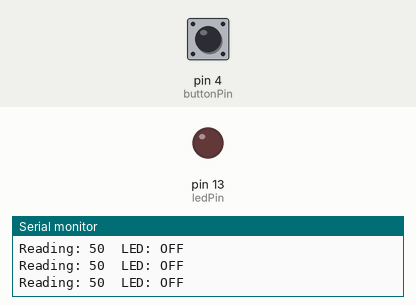
This sketch was run on a simulated Arduino Uno, built with avr-gcc and run on an emulated ATmega328P. On the bench: output pins drawn as LEDs (lit = HIGH), the last lines printed to the serial monitor. Dashed ring = blinking. The test bench sets the inputs (shaded band); at power-on: pin 4 (buttonPin) HIGH.

Above: at 1.2 s.
1.3 s: pin 4 (buttonPin) pulled LOW for 0.15 s
At 1.4 s:
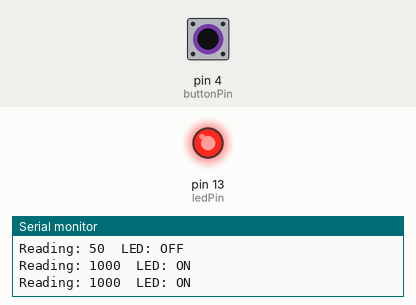
2.9 s: pin 4 (buttonPin) pulled LOW for 1 s
At 5.1 s:
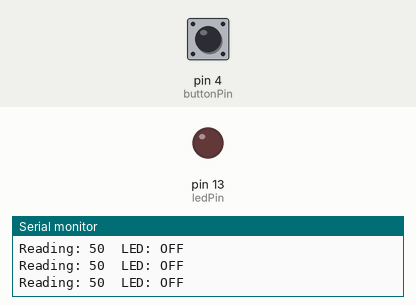
6.9 s: pin 4 (buttonPin) driven LOW
At 8.0 s:
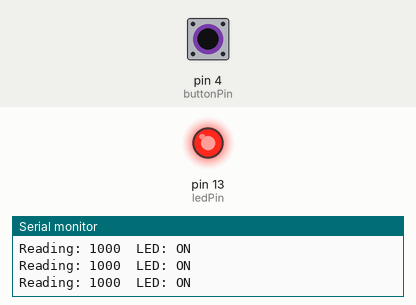
9.9 s: pin 4 (buttonPin) driven HIGH
At 11.2 s:
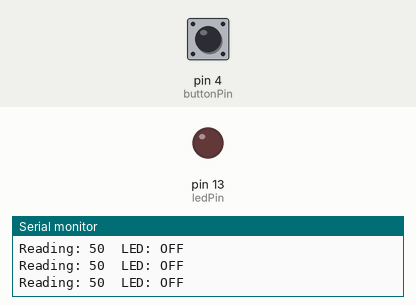
12.9 s: pin 4 (buttonPin) pulsed LOW 2 times (0.12 s each, 0.3 s apart)
At 12.97 s:
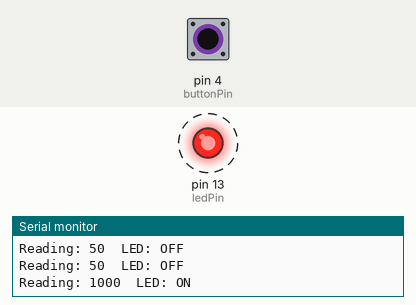
Timing chart, 0 to 15.9 s (numbered marks = the images above; inputs shaded):
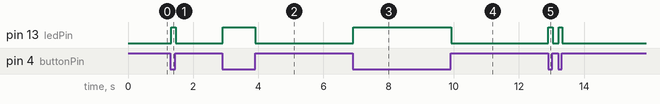

Measured:
- after the input at 1.3 s, pin 13 (ledPin): LOW → HIGH at once, → LOW 0.15 s later
- after the input at 2.9 s, pin 13 (ledPin): LOW → HIGH at once, → LOW 1.0 s later
- after the input at 6.9 s, pin 13 (ledPin): LOW → HIGH at once
- after the input at 9.9 s, pin 13 (ledPin): HIGH → LOW at once
- after the input at 12.9 s, pin 13 (ledPin): alternates HIGH for 0.11 s and LOW for 0.19 s, 4 changes in all, then stays LOW, starting at once

The sketch:

sketch.ino
```cpp
// CapaciSense Wokwi: button simulates touch; values are artificial.
const int buttonPin = 4;
const int ledPin = LED_BUILTIN;
const long touchThreshold = 500;
const long releaseThreshold = 350;
bool touched = false;
void setup() {
  pinMode(ledPin, OUTPUT);
  digitalWrite(ledPin, LOW);
  Serial.begin(9600);
  pinMode(buttonPin, INPUT_PULLUP);
  Serial.println("SIMULATION: hold button for touch; release to stop.");
}
void loop() {
  long reading = digitalRead(buttonPin) == LOW ? 1000 : 50;
  if (!touched && reading > touchThreshold) touched = true;
  else if (touched && reading < releaseThreshold) touched = false;
  digitalWrite(ledPin, touched ? HIGH : LOW);
  Serial.print("Reading: "); Serial.print(reading);
  Serial.print("  LED: "); Serial.println(touched ? "ON" : "OFF");
  delay(20);
}
```
